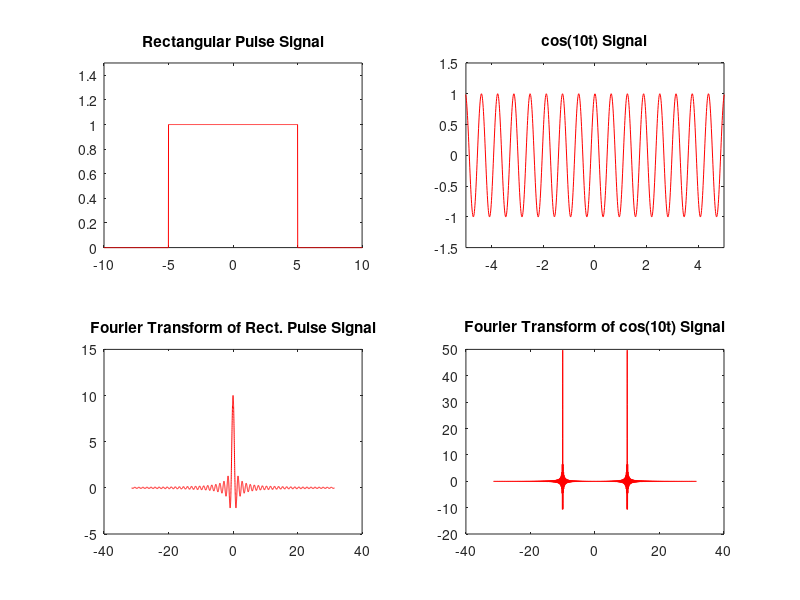

This chart was generated by the following MATLAB code:
close all;
clear vars;

t = -50: 10^-2: 50;
w = -10 * pi: 10^-2 :10 * pi;

f1_ = (t >= -5) & (t <= 5);
f2_ = cos (10 * t);


F1_ = zeros(1, length(w));

for k = 1: length(w)
    F1_(k) = trapz (t, f1_ .* exp(-1 * (sqrt(-1) * w(k) * t)));
end

F2_ = zeros(1, length(w));

for k = 1: length(w)
    F2_(k) = trapz (t, f2_ .* exp(-1 * (sqrt(-1) * w(k) * t)));
end

figure;

subplot(2,2,1)
plot(t, f1_,'r', LineWidth=3)
title('Rectangular Pulse Signal')
xlim([-10, 10])
ylim([0, 1.5])


subplot(2,2,2)
plot(t, f2_, 'r', LineWidth=3)
title("cos(10t) Signal")
xlim([-5, 5])
ylim([-1.5, 1.5])


subplot(2,2,3)
plot(w, F1_, "r")
title('Fourier Transform of Rect. Pulse Signal')

subplot(2,2,4)
plot(w, F2_, 'r')
title('Fourier Transform of cos(10t) Signal')
